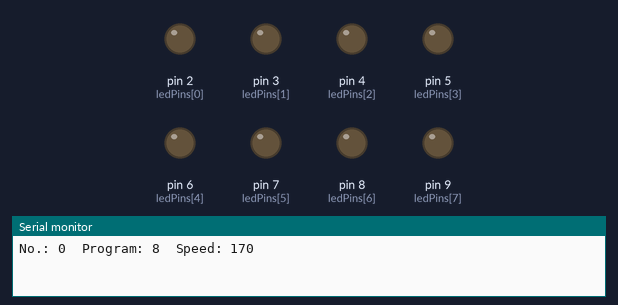
Bench run of a sketch on a simulated Arduino Uno, built with avr-gcc and run on an emulated ATmega328P. Shown: output pins drawn as LEDs (lit = HIGH), the last lines printed to the serial monitor. Random numbers use the default seed unless the sketch sets one.

Above: at 0.15 s.
At 1.9 s:
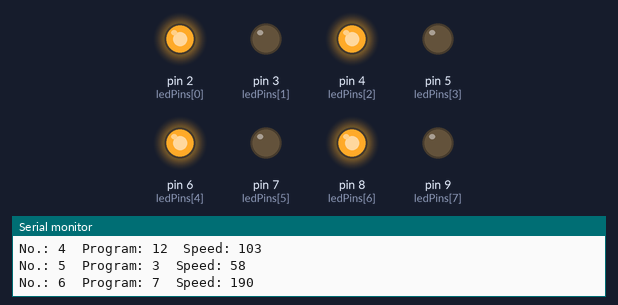
At 5.43 s:
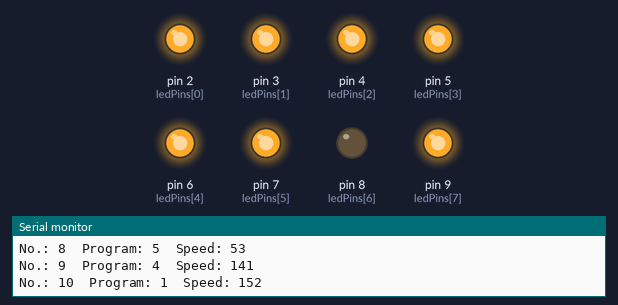
At 16.8 s:
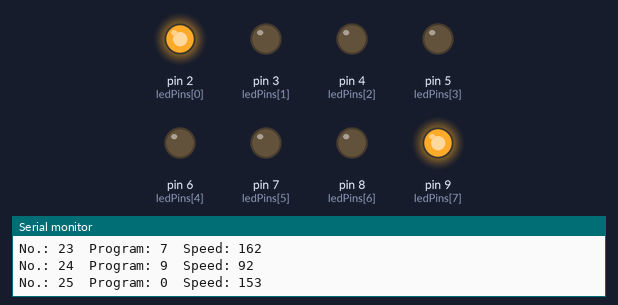
At 30.9 s:
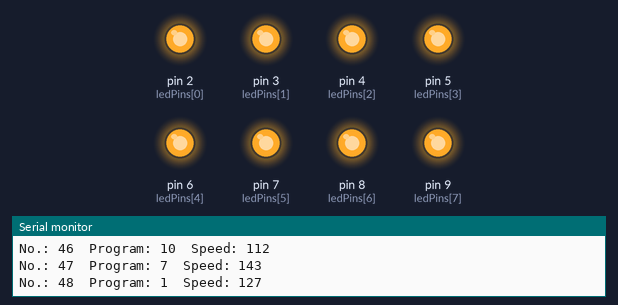
At 37.25 s:
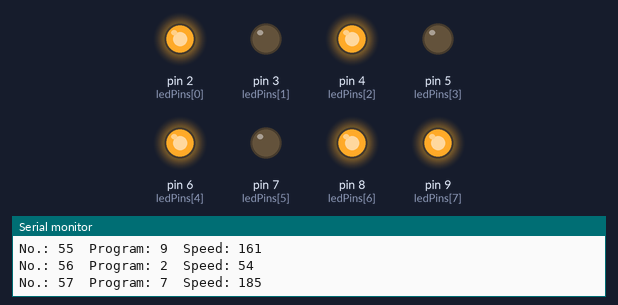
Timing chart, 0 to 40.0 s (numbered marks = the images above):
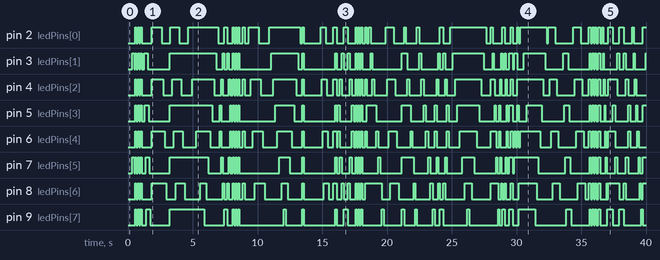

The sketch:

LED_animation_fun.ino
```cpp
/*     ---------------------------------------------------------
 *     |  Arduino Experimentation Kit Example Code             |
 *     |  CIRC-02 .: 8 LED Fun :. (Multiple LEDs)   |
 *     ---------------------------------------------------------
 *
 *  A few Simple LED animations
 *
 * For more information on this circuit http://tinyurl.com/d2hrud
 *
 *Modified and extended by: Gábor Jánvári, January 2019.
 *
 */

int ledPins[] = {2,3,4,5,6,7,8,9};
//An array to hold the pin each LED is connected to i.e. LED #0 is connected to pin 2, LED #1, 3 and so on
//to address an array use ledPins[0] this would equal 2 and ledPins[7] would equal 9
//2,4,6,8 are green ones, 3,5,7,9 are red ones
short SPEED=1000; //Default delay time in milisec
int* program = new int[8]; // to store a program
int programType=0; // There are 13 animation program, the actual one
int counter=0; // Counter for the runned program

/* setup() - this function runs once when you turn your Arduino on We the three control pins to outputs */
void setup()
{
  Serial.begin(9600);
  randomSeed(millis);
  //Set each pin connected to an LED to output mode (pulling high (on) or low (off)
  for(int i = 0; i < 8; i++){
    pinMode(ledPins[i],OUTPUT); //we use this to set each LED pin to output
  }
}


// loop() - this function will start after setup finishes and then repeat
 void loop() // run over and over again
{
  //Some example how to program the LEDs manually, 0=ON, 1=OFF
  //programmedOn({1,1,1,1,1,1,1,1});
  //programmedOn({0,1,0,1,0,1,0,1});
  //programmedOn({1,0,1,0,1,0,1,0});
  //programmedOn({1,1,1,1,1,1,1,1});
  //program=randomProgram(); // to store a random program
  /*for (int i=0;i<=7;i++) {
    Serial.print(program[i]);
  }*/
  SPEED=random(50,200); // generate a random speed for the next animation, all methods use a delayTime
  //variable, that get the SPEED as a default;
  programType=random(0,13); // generate a random animation
  // Print to console the actual animation's datas
  Serial.print("No.: ");
  Serial.print(counter);
  Serial.print("  Program: ");
  Serial.print(programType);
  Serial.print("  Speed: ");
  Serial.print(SPEED);
  Serial.println();
  // Switch to the generated program and call the correspond method
  switch (programType) {
    case 0:
      inAndOut(); //lights the two middle LEDs then moves them out then back in again
      break;
    case 1:
      oneAfterAnotherLoop(); //light the LEDs one by one, then swith off backward
      break;
    case 2:
      oneOnAtATime();  //light the LEDs one by one, switch off the prevoius
      break;
    case 3:
      redOnlyOneAtTime(); //light red LEDs only one by one
      break;
    case 4:
      greenOnlyOneAtTime(); // light the green LEDs only one by one
      break;
    case 5:
      redOnlyAllOn(); //light all red LEDs
      break;
    case 6:
      redOnlyAllOff(); // switch off all red LEDs
      break;
    case 7:
      greenOnlyAllOn(); // light all green LEDs
      break;
    case 8:
      greenOnlyAllOff(); //switch off all green LEDs
      break;
    case 9:
      allOffAllOn(); // switch all LEDs one by one, and switch off one by one
      break;
    case 10:
       programmedOn(randomProgram()); //generate a random pattern for LEDs
      break;
    case 11: // sometimes switch off all LEDs, for a short "thinking time"
      programmedOn({0,0,0,0,0,0,0,0});
      if ((counter % 2)==0) delay(1000);
      break;
    case 12:
      allOffAllOnFast(); // light all LEDs, switch off all LEDs fast, twice (some blinking effect)
      break;
  }
  counter++;
}

void oneAfterAnotherLoop(){ ////light the LEDs one by one, then swith off backward
  int delayTime = SPEED;
//Turn Each LED on one after another
  for(int i = 0; i <= 7; i++){
    digitalWrite(ledPins[i], HIGH);
    delay(delayTime);
  }
 //Turn Each LED off one after another
  for(int i = 7; i >= 0; i--){
    digitalWrite(ledPins[i], LOW);
    delay(delayTime);
  }
}

void oneOnAtATime(){ //light the LEDs one by one, switch off the prevoius
  int delayTime = SPEED;
  for(int i = 0; i <= 7; i++){
    int offLED = i - 1;  //Calculate which LED was turned on last time through
    if(i == 0) {         //however if i = 0 we don't want to turn of led -1 (doesn't exist)
      offLED = 7;        //instead we turn off LED 7, (looping around)
    }
    digitalWrite(ledPins[i], HIGH);     //turn on LED #i
    digitalWrite(ledPins[offLED], LOW); //turn off the LED we turned on last time
    delay(delayTime);
  }
}

void inAndOut(){ ////lights the two middle LEDs then moves them out then back in again
  int delayTime = SPEED;
  for(int i = 0; i <= 3; i++){
    int offLED = i - 1;
    if(i == 0) {
      offLED = 3;
    }
    int onLED1 = 3 - i;
    int onLED2 = 4 + i;
    int offLED1 = 3 - offLED; //turns off the LED we turned on last time
    int offLED2 = 4 + offLED; //turns off the LED we turned on last time
    digitalWrite(ledPins[onLED1], HIGH);
    digitalWrite(ledPins[onLED2], HIGH);
    digitalWrite(ledPins[offLED1], LOW);
    digitalWrite(ledPins[offLED2], LOW);
    delay(delayTime);
  }
  //runs the LEDs into the middle
  for(int i = 3; i >= 0; i--){
    int offLED = i + 1;
    if(i == 3) {
      offLED = 0;
    }
    int onLED1 = 3 - i;
    int onLED2 = 4 + i;
    int offLED1 = 3 - offLED; //turns off the LED we turned on last time
    int offLED2 = 4 + offLED; //turns off the LED we turned on last time
    digitalWrite(ledPins[onLED1], HIGH);
    digitalWrite(ledPins[onLED2], HIGH);
    digitalWrite(ledPins[offLED1], LOW);
    digitalWrite(ledPins[offLED2], LOW);
    delay(delayTime);
  }
  digitalWrite(ledPins[3],LOW);
  digitalWrite(ledPins[4],LOW);
  delay(delayTime);
} //inAndOut() method

void allOffAllOn() { // switch all LEDs one by one, and switch off one by one
  int delayTime=SPEED;
  for (int i=0;i<=7;i++) {
    digitalWrite(ledPins[i],HIGH);
  }
  delay(delayTime);
  for (int i=0;i<=7;i++) {
    digitalWrite(ledPins[i],LOW);
  }
  delay(delayTime);
}

void allOffAllOnFast() { // light all LEDs, switch off all LEDs fast, twice (some blinking effect)
 int  delayTime=SPEED;
  for (int j=0;j<=2;j++) {
    for (int i=0;i<=7;i++) {
      digitalWrite(ledPins[i],HIGH);
    }
    delay(100);
    for (int i=0;i<=7;i++) {
      digitalWrite(ledPins[i],LOW);
    }
    delay(100);
  }
 delay(delayTime);
}

void redOnlyOneAtTime() {//light red LEDs only one by one
  int delayTime=SPEED;
  for (int i=1;i<=7;i=i+2) {
    digitalWrite(ledPins[i],HIGH);
    delay(delayTime);
  }
  delay(delayTime);
  for (int i=1;i<=7;i=i+2) {
    digitalWrite(ledPins[i],LOW);
    delay(delayTime);
  }
  delay(delayTime);
}

void greenOnlyOneAtTime() { // light the green LEDs only one by one
  int delayTime=SPEED;
  for (int i=0;i<=7;i=i+2) {
    digitalWrite(ledPins[i],HIGH);
    delay(delayTime);
  }
  delay(delayTime);
  for (int i=0;i<=7;i=i+2) {
    digitalWrite(ledPins[i],LOW);
    delay(delayTime);
  }
  delay(delayTime);
}

void redOnlyAllOn() { //light all red LEDs
  int delayTime=SPEED;
  for (int i=1;i<=7;i=i+2) {
    digitalWrite(ledPins[i],HIGH);
  }
  delay(delayTime);
}

void redOnlyAllOff() { // switch off all red LEDs
  int delayTime=SPEED;
  for (int i=1;i<=7;i=i+2) {
    digitalWrite(ledPins[i],LOW);
  }
  delay(delayTime);
}

void greenOnlyAllOn() { // light all green LEDs
  int delayTime=SPEED;
  for (int i=0;i<=7;i=i+2) {
    digitalWrite(ledPins[i],HIGH);
  }
  delay(delayTime);
}

void greenOnlyAllOff() { //switch off all green LEDs
  int delayTime=SPEED;
  for (int i=0;i<=7;i=i+2) {
    digitalWrite(ledPins[i],LOW);
  }
  delay(delayTime);
}

/* This method waits an array constant, {0,1,0,1,1,1,0,1} 0=OFF, 1=ON
 * Array constant is excepted only.
 */
void programmedOn(const int (&leds) [8]) {
  int delayTime=SPEED;
  for (int i=0;i<=7;i++) {
    if (leds[i]>0) digitalWrite(ledPins[i],HIGH);
    else digitalWrite(ledPins[i],LOW);
  }
  delay(delayTime);
}

/*This method waits an array variable, the array elements must be 0 and 1, 0 means OFf, 1 means ON
 */
void programmedOn(int* s) {
  int delayTime=SPEED;
  for (int i=0;i<=7;i++) {
    if (s[i]>0) digitalWrite(ledPins[i],HIGH);
    else digitalWrite(ledPins[i],LOW);
  }
  delay(delayTime);
}

// This method return a randomly generated array, the elements are 0 or 1
int* randomProgram() {
  static int s[8];
  randomSeed(millis());
  for (int i=0;i<=7;i++) {
    s[i]=random(2);
  }
  return s;
}
```

Measured:
- by itself, pin 2 (ledPins[0]): LOW → HIGH at 0.55 s, → LOW 0.10 s later, → HIGH 0.10 s later, → LOW 0.10 s later, … (85 changes in this stretch)
- by itself, pin 4 (ledPins[2]): LOW → HIGH at 0.55 s, → LOW 0.10 s later, → HIGH 0.10 s later, → LOW 0.10 s later, … (90 changes in this stretch)
- by itself, pin 5 (ledPins[3]): LOW → HIGH at 0.55 s, → LOW 0.10 s later, → HIGH 0.10 s later, → LOW 0.10 s later, … (79 changes in this stretch)
- by itself, pin 6 (ledPins[4]): LOW → HIGH at 0.55 s, → LOW 0.10 s later, → HIGH 0.10 s later, → LOW 0.10 s later, … (94 changes in this stretch)
- by itself, pin 8 (ledPins[6]): LOW → HIGH at 0.55 s, → LOW 0.10 s later, → HIGH 0.10 s later, → LOW 0.10 s later, … (89 changes in this stretch)
- by itself, pin 9 (ledPins[7]): LOW → HIGH at 0.55 s, → LOW 0.10 s later, → HIGH 0.10 s later, → LOW 0.10 s later, … (68 changes in this stretch)
